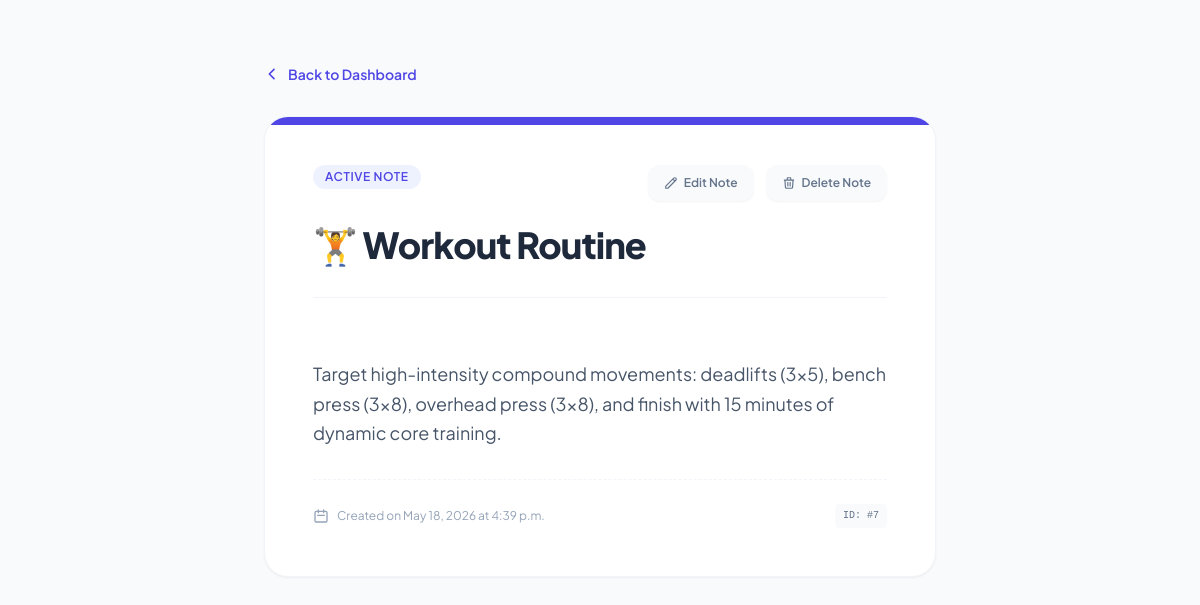
Page /7/ on the committed database.
### notes/models.py (models this page shows, shortened)
class Note(models.Model):
    title = models.CharField(
        max_length=200,
        help_text="The main heading for your sticky note card."
    )
    content = models.TextField(
        help_text="The rich details and descriptions of your thoughts."
    )
    created_at = models.DateTimeField(auto_now_add=True)

### notes/views.py (the view)
# urls.py: path('<int:pk>/', views.note_detail, name='note_detail'),
def note_detail(request, pk):
    note = Note.objects.get(pk=pk)
    context = {
        'note': note,
    }
    return render(request, 'notes/note_detail.html', context)

### notes/templates/notes/note_detail.html (shortened to what this page needs)
<!DOCTYPE html>
<html lang="en">
<head>
    <script src="https://cdn.tailwindcss.com"></script>
</head>
<body class="bg-slate-50 min-h-screen text-slate-800 antialiased selection:bg-indigo-100 selection:text-indigo-900 py-16 px-4">
    <div class="max-w-2xl mx-auto">
        <a href="{% url 'notes:note_list' %}"
            class="inline-flex items-center text-sm font-semibold text-indigo-600 hover:text-indigo-800 transition-colors mb-8 group">
            <svg class="w-4 h-4 mr-2 transform group-hover:-translate-x-1 transition-transform" fill="none"
                stroke="currentColor" viewBox="0 0 24 24">
                <path stroke-linecap="round" stroke-linejoin="round" stroke-width="2.5" d="M15 19l-7-7 7-7" />
            </svg>
            Back to Dashboard
        </a>
        <article class="bg-white rounded-3xl p-8 md:p-12 shadow-sm border border-slate-100 relative overflow-hidden">
            <div class="absolute top-0 left-0 w-full h-[8px] bg-indigo-600"></div>
            <header class="mb-8">
                <div class="flex flex-col sm:flex-row sm:items-center justify-between gap-4 mb-6">
                    <span class="self-start bg-indigo-50 text-indigo-600 px-3 py-1 rounded-full text-xs font-semibold tracking-wider uppercase inline-block">
                        Active Note
                    </span>
                    <div class="flex items-center gap-3">
                        <a href="{% url 'notes:edit_note' note.pk %}"
                            class="inline-flex items-center gap-1.5 px-4 py-2.5 bg-slate-50 hover:bg-indigo-50 hover:text-indigo-600 active:scale-95 text-slate-500 font-semibold rounded-xl text-xs shadow-sm hover:shadow transition-all duration-300 group">
                            <svg class="w-3.5 h-3.5 group-hover:scale-110 transition-transform duration-300" fill="none"
                                stroke="currentColor" viewBox="0 0 24 24">
                                <path stroke-linecap="round" stroke-linejoin="round" stroke-width="2"
                                    d="M15.232 5.232l3.536 3.536m-2.036-5.036a2.5 2.5 0 113.536 3.536L6.5 21.036H3v-3.572L16.732 3.732z" />
                            </svg>
                            Edit Note
                        </a>
                        <a href="{% url 'notes:delete_note' note.pk %}"
                            class="inline-flex items-center gap-1.5 px-4 py-2.5 bg-slate-50 hover:bg-rose-50 hover:text-rose-600 active:scale-95 text-slate-500 font-semibold rounded-xl text-xs shadow-sm hover:shadow transition-all duration-300 group">
                            Delete Note
                        </a>
                    </div>
                </div>
                <h1 class="text-3xl md:text-4xl font-extrabold text-slate-800 tracking-tight leading-tight">
                    {{ note.title }}
                </h1>
            </header>
            <section class="text-slate-600 text-lg leading-relaxed whitespace-pre-line mb-8 border-t border-slate-100 pt-8">
                {{ note.content }}
            </section>
            <footer class="flex items-center justify-between text-xs text-slate-400 border-t border-dashed border-slate-100 pt-6">
                <div class="flex items-center">
                    <svg class="w-4 h-4 mr-2 text-slate-400" fill="none" stroke="currentColor" viewBox="0 0 24 24">
                        <path stroke-linecap="round" stroke-linejoin="round" stroke-width="2"
                            d="M8 7V3m8 4V3m-9 8h10M5 21h14a2 2 0 002-2V7a2 2 0 00-2-2H5a2 2 0 00-2 2v12a2 2 0 002 2z" />
                    </svg>
                    <span>Created on {{ note.created_at|date:"F j, Y \a\t g:i a" }}</span>
                </div>
                <span class="font-mono text-[10px] bg-slate-50 text-slate-500 px-2 py-1 rounded">
                    ID: #{{ note.pk }}
                </span>
            </footer>
        </article>
    </div>
</body>
</html>

### notes/templates/notes/note_detail.html (style rules this page uses)
body { font-family: 'Plus Jakarta Sans', sans-serif; }

### rows in the picture
Note: title "🏋️ Workout Routine", content "Target high-intensity compound movements: deadlifts (3x5), bench press (3x8), overhead press (3x8), and finish with 15 minutes of dynamic core training.", created_at "May 18, 2026 at 4:39 p.m.", pk "7"
